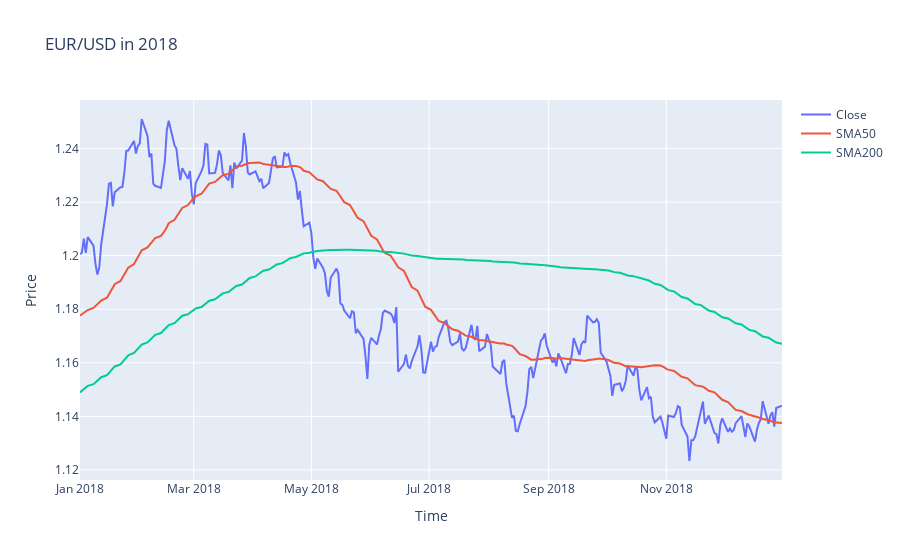

Notebook code for this chart:
### Code cell
fig = go.Figure()

fig.add_traces(go.Scatter(x=data.loc['2018'].index, y=data.loc['2018'].Close, name='Close'))
fig.add_traces(go.Scatter(x=data.loc['2018'].index, y=data.loc['2018'].SMA50, name='SMA50'))
fig.add_traces(go.Scatter(x=data.loc['2018'].index, y=data.loc['2018'].SMA200, name='SMA200'))

fig.update_layout(title='EUR/USD in 2018', xaxis_title='Time', yaxis_title='Price')

fig.show()

### Figure 1 — Plotly figure (JSON) as saved in the notebook; plotly's stock layout.template omitted (floating-point values rounded to 4 significant figures; data arrays with more than 128 entries replaced by an {"elided": "..."} marker saying what was removed)
{"data": [{"name": "Close", "type": "scatter", "x": {"elided": "261 str values"}, "y": {"elided": "261 float values"}}, {"name": "SMA50", "type": "scatter", "x": {"elided": "261 str values"}, "y": {"elided": "261 float values"}}, {"name": "SMA200", "type": "scatter", "x": {"elided": "261 str values"}, "y": {"elided": "261 float values"}}], "layout": {"title": {"text": "EUR/USD in 2018"}, "xaxis": {"title": {"text": "Time"}}, "yaxis": {"title": {"text": "Price"}}}}
